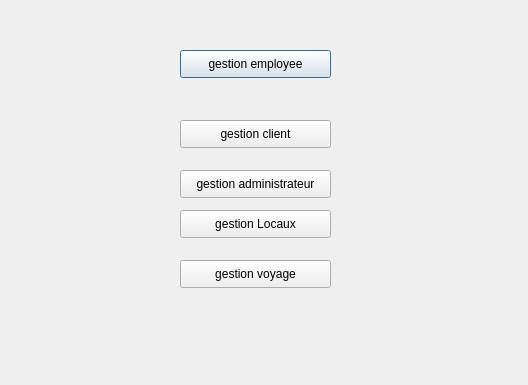
<?xml version="1.0" encoding="UTF-8"?>
<ui version="4.0">
 <class>MYDialog</class>
 <widget class="QDialog" name="MYDialog">
  <property name="geometry">
   <rect>
    <x>0</x>
    <y>0</y>
    <width>528</width>
    <height>385</height>
   </rect>
  </property>
  <property name="windowTitle">
   <string>Dialog</string>
  </property>
  <widget class="QPushButton" name="pushButton">
   <property name="geometry">
    <rect>
     <x>180</x>
     <y>50</y>
     <width>151</width>
     <height>28</height>
    </rect>
   </property>
   <property name="text">
    <string>gestion employee</string>
   </property>
  </widget>
  <widget class="QPushButton" name="pushButton_2">
   <property name="geometry">
    <rect>
     <x>180</x>
     <y>120</y>
     <width>151</width>
     <height>28</height>
    </rect>
   </property>
   <property name="text">
    <string>gestion client</string>
   </property>
  </widget>
  <widget class="QPushButton" name="pushButton_3">
   <property name="geometry">
    <rect>
     <x>180</x>
     <y>170</y>
     <width>151</width>
     <height>28</height>
    </rect>
   </property>
   <property name="text">
    <string>gestion administrateur</string>
   </property>
  </widget>
  <widget class="QPushButton" name="pushButton_4">
   <property name="geometry">
    <rect>
     <x>180</x>
     <y>260</y>
     <width>151</width>
     <height>28</height>
    </rect>
   </property>
   <property name="text">
    <string>gestion voyage</string>
   </property>
  </widget>
  <widget class="QPushButton" name="pushButton_5">
   <property name="geometry">
    <rect>
     <x>180</x>
     <y>210</y>
     <width>151</width>
     <height>28</height>
    </rect>
   </property>
   <property name="text">
    <string>gestion Locaux</string>
   </property>
  </widget>
 </widget>
 <resources/>
 <connections/>
</ui>
